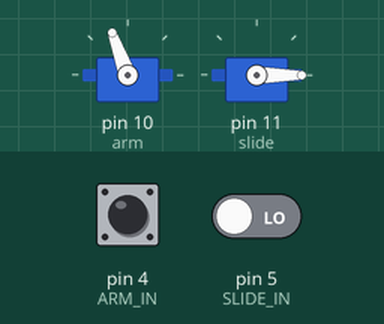
Recording of a sketch running on a simulated Arduino Uno, built with avr-gcc and run on an emulated ATmega328P. Parts: 2 × servo. Inputs (shaded band) come from the test bench; at power-on: pin 4 (ARM_IN) HIGH, pin 5 (SLIDE_IN) LOW.

Above: at 1.2 s.
1.3 s: pin 4 (ARM_IN) pulled LOW for 0.15 s
At 1.37 s:
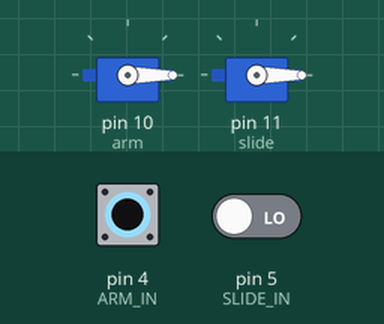
2.9 s: pin 5 (SLIDE_IN) driven HIGH
At 3.2 s:
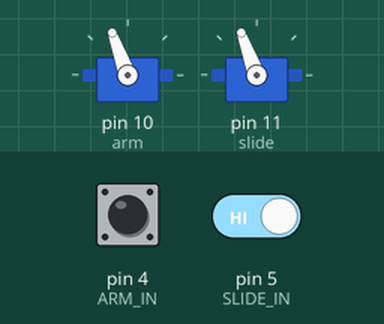
4.4 s: pin 4 (ARM_IN) pulled LOW for 1 s
At 5.2 s:
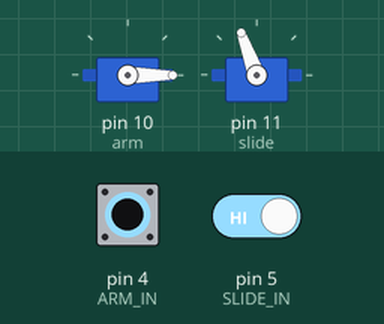
6.9 s: pin 4 (ARM_IN) pulled LOW for 3.2 s
At 11.1 s:
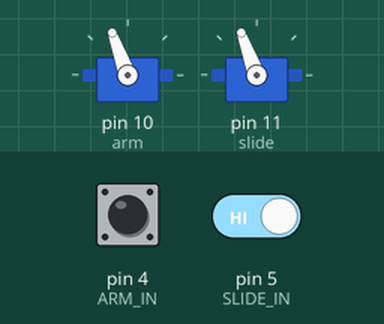
11.6 s: pin 5 (SLIDE_IN) driven LOW
At 12.2 s:
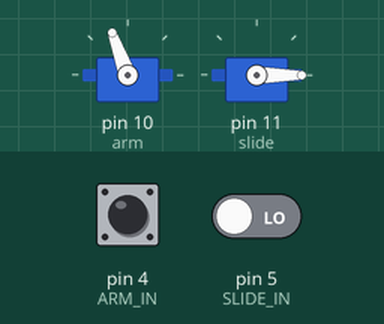
Timing chart, 0 to 14.1 s (numbered marks = the images above; inputs shaded):
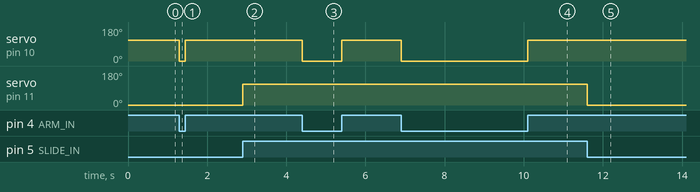

Measured:
- after the input at 1.3 s, servo on pin 10 (arm): 110° → 0° at once, → 110° 0.15 s later
- after the input at 2.9 s, servo on pin 11 (slide): 0° → 110° at once
- after the input at 4.4 s, servo on pin 10 (arm): 110° → 0° at once, → 110° 1.0 s later
- after the input at 6.9 s, servo on pin 10 (arm): 110° → 0° at once, → 110° 3.2 s later
- after the input at 11.6 s, servo on pin 11 (slide): 110° → 0° at once

The sketch:

ThursdayUltraBrain.ino
```cpp
#include <Servo.h>


#define ARM_IN 4
#define SLIDE_IN  5
#define ARM_OUT 10
#define SLIDE_OUT 11

int count = 0;
int type = 1;
int freq1 = 100;
int wallDistance = 30;
int state;

float durationF, distanceF, durationR, distanceR, durationL, distanceL, durationB, distanceB;

Servo arm;

Servo slide;

void setup() {

  pinMode(ARM_IN, INPUT);
  pinMode(SLIDE_IN, INPUT);

  arm.attach(10);
  slide.attach(11);

  Serial.begin(9600);
  digitalWrite(ARM_IN, HIGH);
}

void loop() {


  if (digitalRead(ARM_IN) == HIGH) {
    arm.write(110);
  }
  if (digitalRead(ARM_IN) == 0) {
    arm.write(0);
  }
  if (digitalRead(SLIDE_IN) == HIGH) {
    slide.write(110);
  }
  if (digitalRead(SLIDE_IN) == LOW) {
    slide.write(0);
  }
}
```
